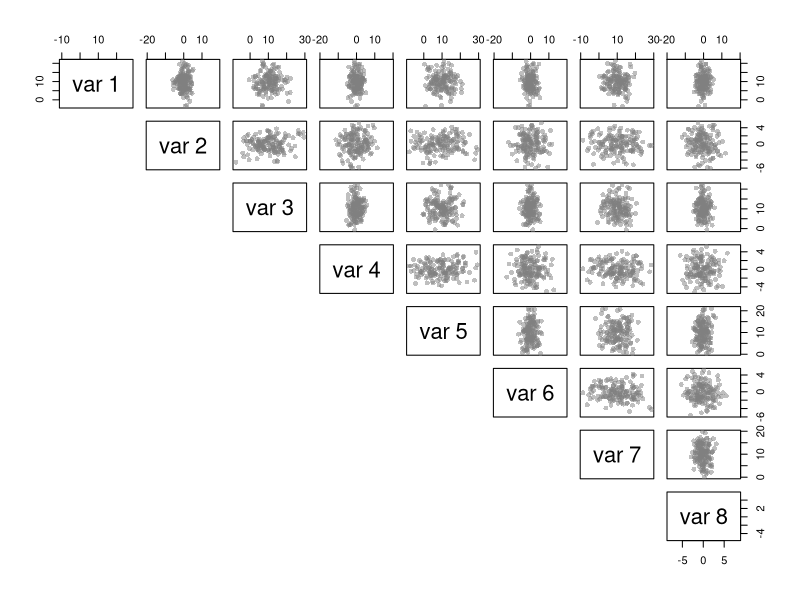
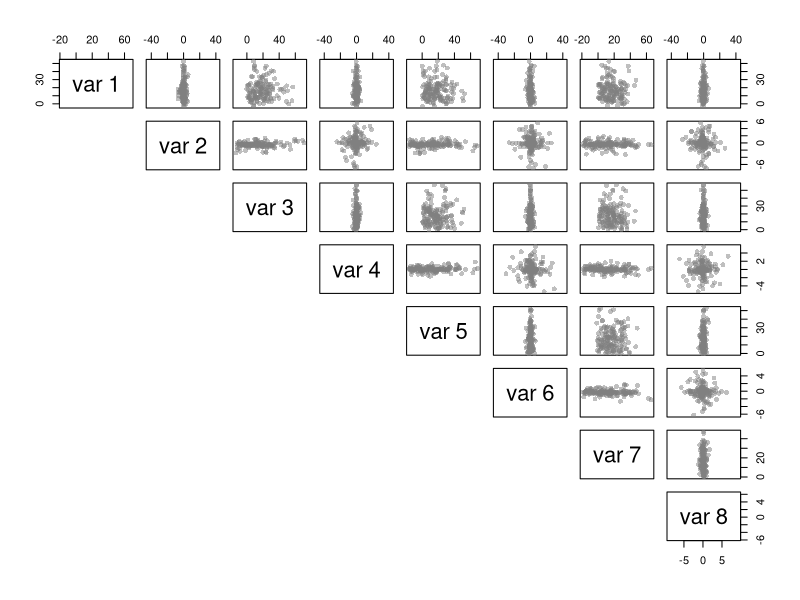
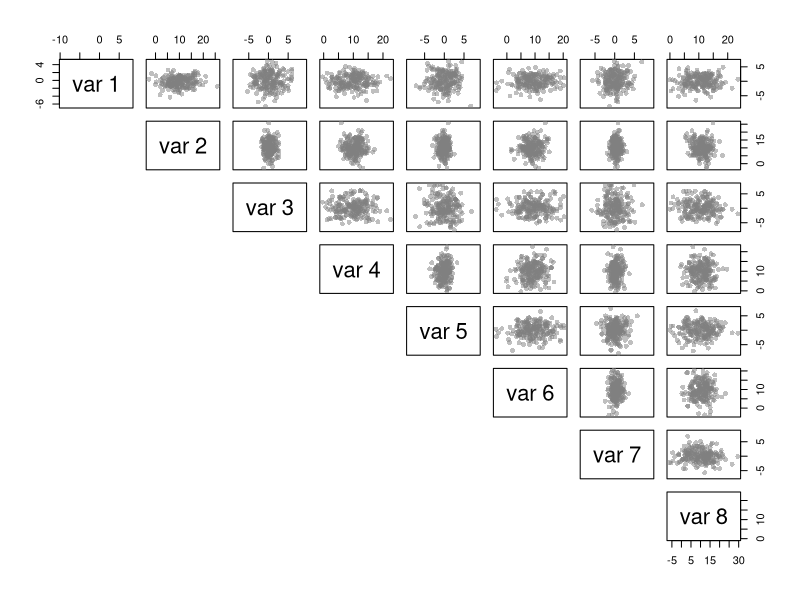
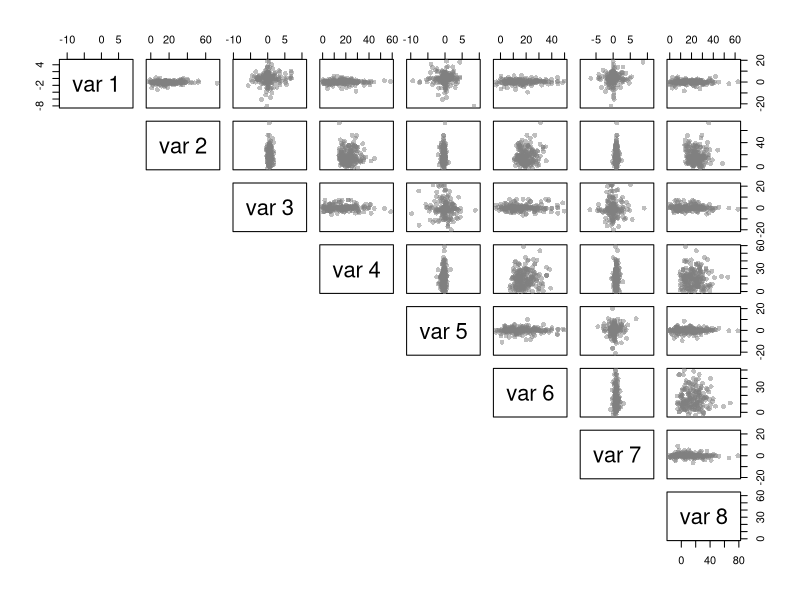
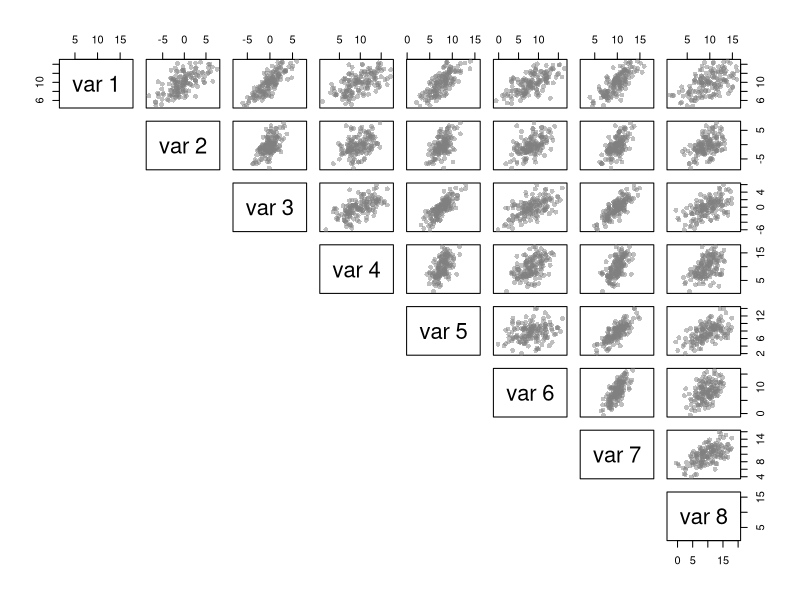
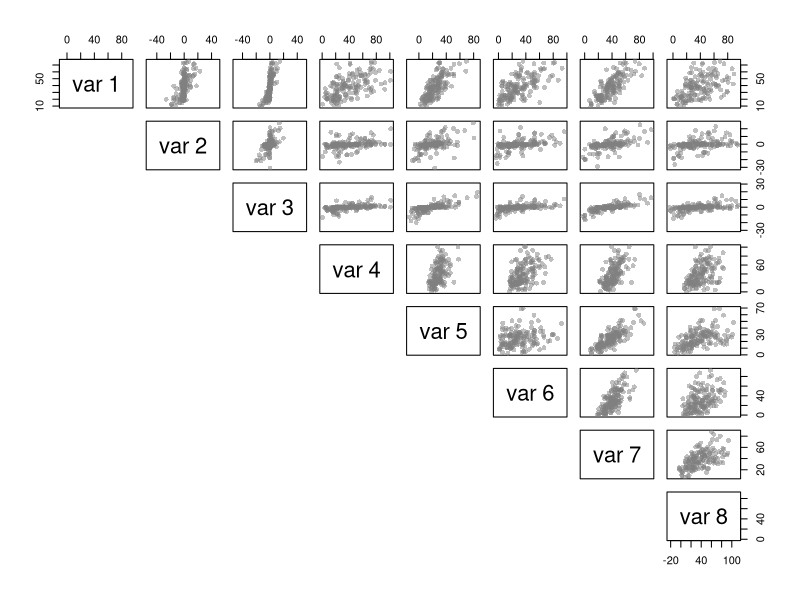
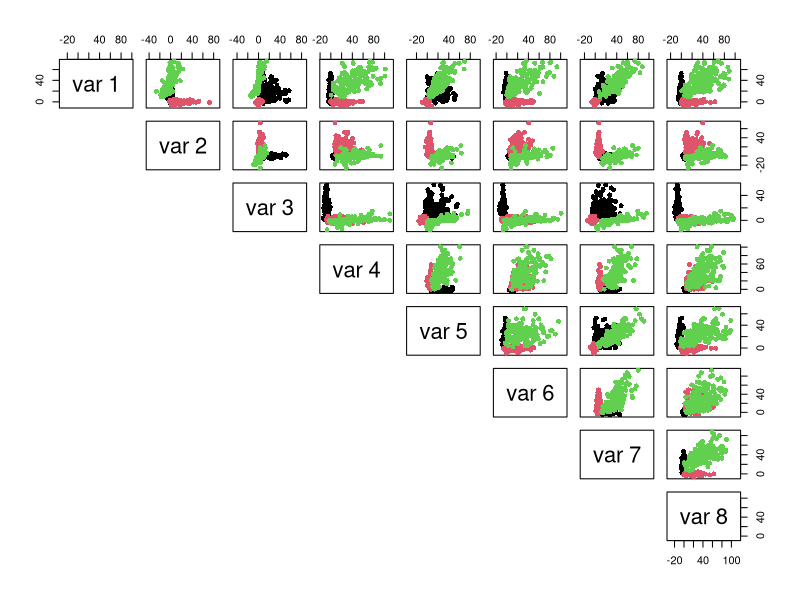
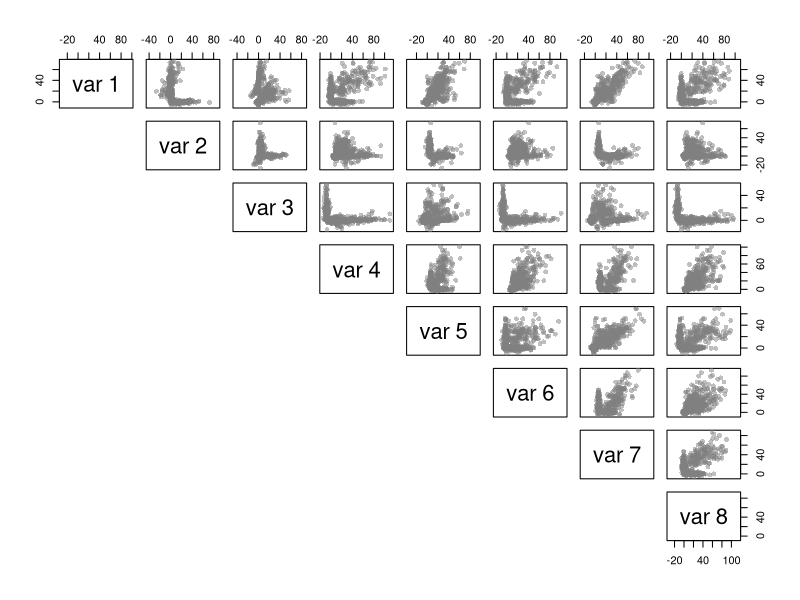

Source code (R) for these figures, in order:
## ---- chunk 1
p <- 8
first_n <- 150
corpula_mean_first <- c(10, 0, 10, 0, 10, 0, 10, 0) # mu
cov_mat_first <- matrix(0, p, p); 
diag(cov_mat_first) <- c(20, 5, 20, 5, 20, 5, 20, 5)

norm_first <- MASS::mvrnorm(first_n, corpula_mean_first, cov_mat_first)
corpula_first <- norm_first

# nonparanormal transform
corpula_first <- apply(corpula_first, 2, function(x) {0.4 * sign(x) * abs(x)^1.6})

# this is the gaussian data we need to make nonparanormals
pairs(norm_first, asp = T, pch = 16,  col = rgb(0.5,0.5,0.5,0.5), lower.panel = NULL)

# this is the nonparanormal 
pairs(corpula_first, asp = T, pch = 16,  col = rgb(0.5,0.5,0.5,0.5), lower.panel = NULL)

## ---- chunk 2
second_n <- 200
corpula_mean_second <- c(0, 10, 0, 10,
                         0, 10, 0, 10) # mu

cov_mat_second <- matrix(0, p, p)
diag(cov_mat_second) <- c(5, 20, 5, 20, 5, 20, 5, 20) # Sigma


norm_second <- MASS::mvrnorm(second_n, corpula_mean_second, cov_mat_second)
corpula_second <- norm_second

# nonparanormal transform
corpula_second <- apply(corpula_second, 2, function(x) {0.4 * sign(x) * abs(x)^1.6})

# this is the gaussian data we need to make nonparanormals
pairs(norm_second, asp = T, pch = 16,  col = rgb(0.5,0.5,0.5,0.5), lower.panel = NULL)

# this is the nonparanormal 
pairs(corpula_second, asp = T, pch = 16,  col = rgb(0.5,0.5,0.5,0.5), lower.panel = NULL)
## ---- chunk 3
third_n <- 150
corpula_mean_third <- c(10, 0, 0, 10, 
                        8, 8, 10, 10)
cov_mat_third <- matrix(4, p, p);
diag(cov_mat_third) <- c(5, 10, 5, 10, 5, 10, 5, 10) # Sigma

cov_mat_third[5,6] <- 1.5; cov_mat_third[6,5] <- 1.5;
cov_mat_third[6,7] <- 5; cov_mat_third[7,6] <- 5;

#(1,3), (1,5), (1,7), (2,4), (2,6), (2,8), (3,5), (3,7), (4,6), (4,8), (5,7), (6,8)

norm_third <- MASS::mvrnorm(third_n, corpula_mean_third, cov_mat_third)
corpula_third <- norm_third

# nonparanormal transform
corpula_third <- apply(corpula_third, 2, function(x) {0.6 * sign(x) * abs(x)^1.8})

norm_expr <- MASS::mvrnorm(third_n, corpula_mean_third, cov_mat_third)


# this is the gaussian data we need to make nonparanormals
pairs(norm_third, asp = T, pch = 16,  col = rgb(0.5,0.5,0.5,0.5), lower.panel = NULL)

# this is the nonparanormal 
pairs(corpula_third, asp = T, pch = 16,  col = rgb(0.5,0.5,0.5,0.5), lower.panel = NULL)
## ---- chunk 4
gen_dat <- rbind(cbind(corpula_first, rep(1, first_n)), 
                 cbind(corpula_second, rep(2, second_n)),
                 cbind(corpula_third, rep(3, third_n)))

pairs(gen_dat[, 1:8], asp = T, pch = 16,  col = gen_dat[, 9], lower.panel = NULL)
pairs(gen_dat[, 1:8], asp = T, pch = 16,  col = rgb(0.5, 0.5, 0.5, 0.5), lower.panel = NULL)


## ---- chunk 5
set.seed(10)
n <- 500
mean_vec_1 <- c(20,0)
cov_mat_1 <- matrix(c(100, 0,
                      0, 50), 2, 2)
####
mean_vec_2 <- c(0,20)
cov_mat_2 <- matrix(c(50, 0,
                      0, 100), 2, 2)

dat_1 <- MASS::mvrnorm(n, mu = mean_vec_1, Sigma = cov_mat_1)

dat_2 <- MASS::mvrnorm(n, mu = mean_vec_2, Sigma = cov_mat_2)

dat <- rbind(dat_1, dat_2)
# dat_3 <- MASS::mvrnorm(n, mu = c(0,0), Sigma = diag(2))
# dat <- rbind(dat_1, dat_2, dat_3)

# par(mar = c(0.5, 0.5, 0.5, 0.5))
plot(dat[,1], dat[,2], asp = T,
     pch = 16, col = rgb(0.5, 0.5, 0.5, 0.1))

dat_1 <- apply(dat_1, 2, function(x){x^2}) # copula-part (monotonic transformation)
dat_2 <- apply(dat_2, 2, function(x){x^2})

dat <- rbind(dat_1, dat_2)

plot(dat[,1], dat[,2], asp = T,
     pch = 16, col = rgb(0.5, 0.5, 0.5, 0.1))

